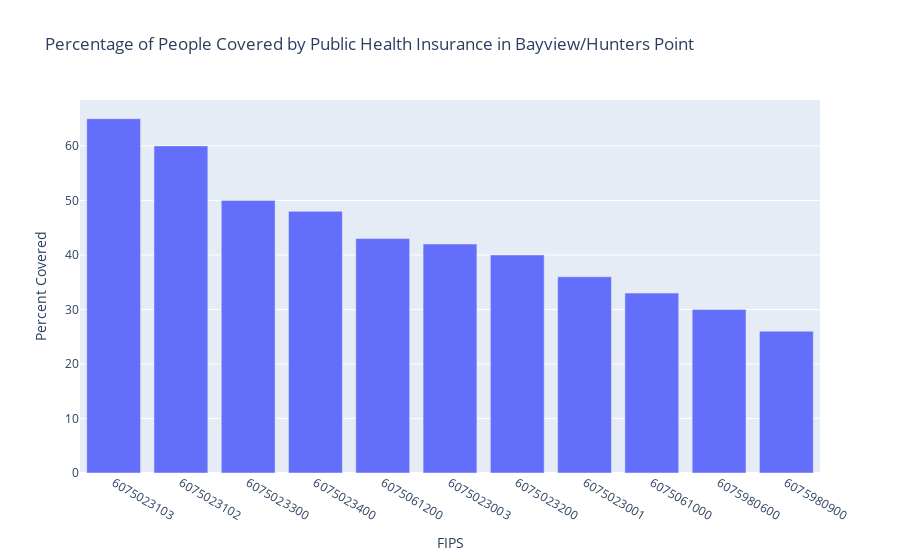

The cell this chart's notebook holds for it:
### Code cell
# creating an interactive bar chart for public health insurance coverage in Bayview/Hunters Point
HPBV_sorted[['FIPS','Percent Covered']].head(5)

fig=px.bar(HPBV_sorted.head(11),
           x='FIPS',
           y='Percent Covered',
           title='Percentage of People Covered by Public Health Insurance in Bayview/Hunters Point'
          )
fig.update_traces(textposition='outside',textfont_size=10,textfont_color='#444')
           
fig.show()

### Figure 1 — Plotly figure (JSON) as saved in the notebook; plotly's stock layout.template omitted (floating-point values rounded to 4 significant figures)
{"data": [{"alignmentgroup": "True", "hovertemplate": "FIPS=%{x}<br>Percent Covered=%{y}<extra></extra>", "legendgroup": "", "marker": {"color": "#636efa", "pattern": {"shape": ""}}, "name": "", "offsetgroup": "", "orientation": "v", "showlegend": false, "textfont": {"color": "#444", "size": 10}, "textposition": "outside", "type": "bar", "x": ["6075023103", "6075023102", "6075023300", "6075023400", "6075061200", "6075023003", "6075023200", "6075023001", "6075061000", "6075980600", "6075980900"], "xaxis": "x", "y": [65, 60, 50, 48, 43, 42, 40, 36, 33, 30, 26], "yaxis": "y"}], "layout": {"autosize": true, "barmode": "relative", "legend": {"tracegroupgap": 0}, "title": {"text": "Percentage of People Covered by Public Health Insurance in Bayview/Hunters Point"}, "xaxis": {"anchor": "y", "autorange": true, "domain": [0, 1], "range": [-0.5, 10.5], "title": {"text": "FIPS"}, "type": "category"}, "yaxis": {"anchor": "x", "autorange": true, "domain": [0, 1], "range": [0, 68.42], "title": {"text": "Percent Covered"}, "type": "linear"}}}
